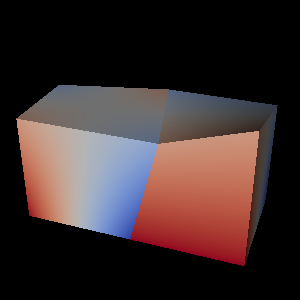

This figure's Python source:
#!/usr/bin/env python

# Render DG cell grids (hexahedra, tetrahedra, wedges, etc.) using vtkCellGridMapper.

import os

import vtkmodules.vtkInteractionStyle  # noqa: F401
import vtkmodules.vtkRenderingFreeType  # noqa: F401
import vtkmodules.vtkRenderingOpenGL2  # noqa: F401

from vtkmodules.vtkCommonDataModel import vtkCellGridSidesQuery
from vtkmodules.vtkFiltersCellGrid import vtkCellGridComputeSides
from vtkmodules.vtkIOCellGrid import vtkCellGridReader
from vtkmodules.vtkRenderingCellGrid import vtkRenderingCellGrid
from vtkmodules.vtkRenderingCore import (
    vtkActor,
    vtkCellGridMapper,
    vtkRenderWindow,
    vtkRenderWindowInteractor,
    vtkRenderer,
)

# Register render responder for DG cells
vtkRenderingCellGrid.RegisterCellsAndResponders()

# Data path
data_dir = os.environ.get("VPE_DATA_DIR", os.path.dirname(os.path.abspath(__file__)))

# Read hexahedra cell grid
cell_grid_reader = vtkCellGridReader()
cell_grid_reader.SetFileName(os.path.join(data_dir, "dgHexahedra.dg"))

# Compute sides for surface rendering
compute_sides = vtkCellGridComputeSides()
compute_sides.SetInputConnection(cell_grid_reader.GetOutputPort())
compute_sides.SetOutputDimensionControl(vtkCellGridSidesQuery.NextLowestDimension)
compute_sides.PreserveRenderableInputsOff()
compute_sides.OmitSidesForRenderableInputsOff()
compute_sides.Update()

# Mapper with scalar coloring
cell_grid_mapper = vtkCellGridMapper()
cell_grid_mapper.SetInputConnection(compute_sides.GetOutputPort())
cell_grid_mapper.ScalarVisibilityOn()
cell_grid_mapper.SetScalarMode(4)  # VTK_SCALAR_MODE_USE_CELL_FIELD_DATA
cell_grid_mapper.SetArrayName("scalar1")

cell_grid_actor = vtkActor()
cell_grid_actor.SetMapper(cell_grid_mapper)

# Renderer
renderer = vtkRenderer()
renderer.AddActor(cell_grid_actor)

# Render window
render_window = vtkRenderWindow()
render_window.AddRenderer(renderer)
render_window.SetWindowName("cellgrid rendering")
render_window.SetMultiSamples(0)
render_window.SetSize(300, 300)

# Interactor
interactor = vtkRenderWindowInteractor()
interactor.SetRenderWindow(render_window)

# Scene
renderer.GetActiveCamera().Azimuth(20)
renderer.GetActiveCamera().Elevation(30)
renderer.ResetCamera()

interactor.Initialize()
interactor.Start()
